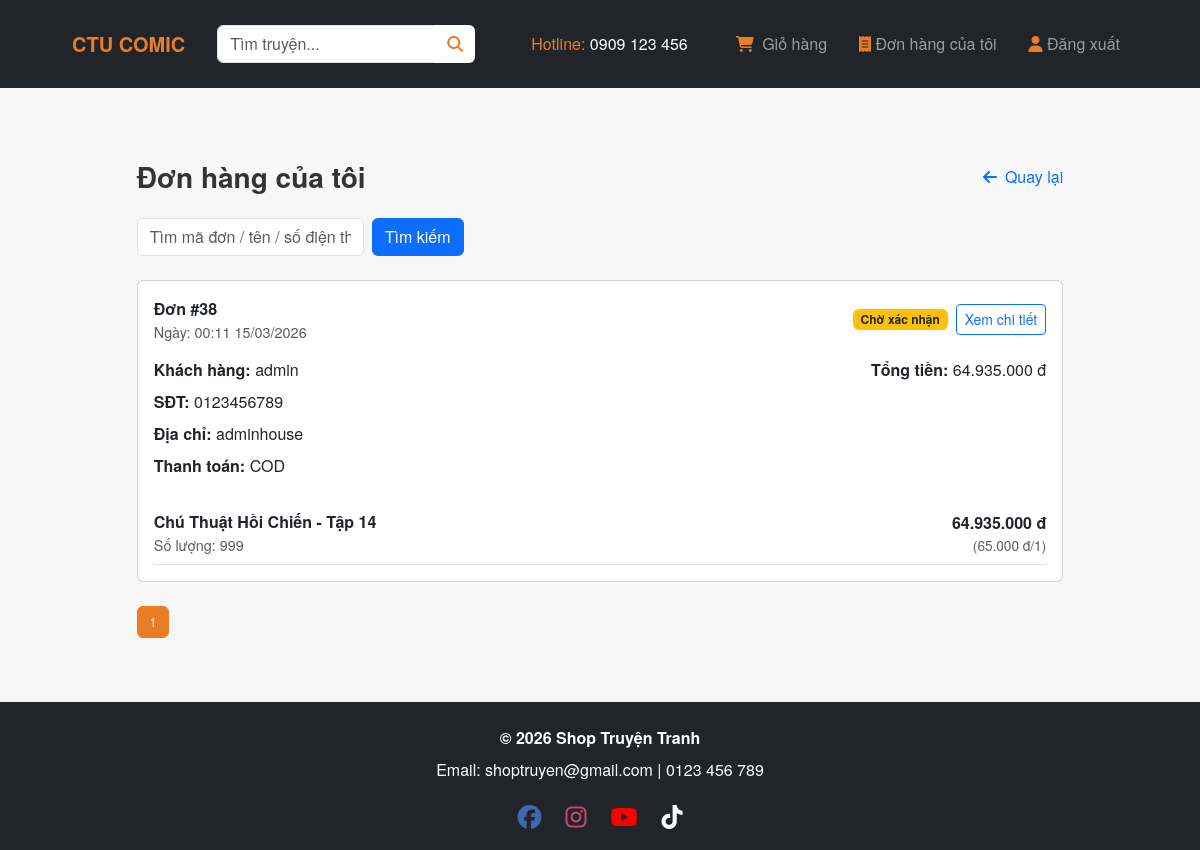
Page /my_orders.php (signed in) on the committed database.
### tables this page shows
CREATE TABLE `don_hang` (
  `ma_don` int(11) NOT NULL,
  `ma_kh` int(11) DEFAULT NULL,
  `ten_khach` varchar(255) DEFAULT NULL,
  `so_dien_thoai` varchar(20) DEFAULT NULL,
  `dia_chi_giao` text DEFAULT NULL,
  `tong_tien` decimal(10,2) DEFAULT NULL,
  `phuong_thuc_thanh_toan` varchar(50) DEFAULT 'COD',
  `trang_thai` varchar(50) DEFAULT 'cho_xac_nhan',
  `ngay_dat` datetime DEFAULT current_timestamp(),
  `ngay_duyet_don` datetime DEFAULT NULL,
  `ngay_hoan_tat` datetime DEFAULT NULL,
  `ghi_chu` text DEFAULT NULL,
  `email` varchar(255) DEFAULT NULL
);

CREATE TABLE `chi_tiet_don_hang` (
  `ma_ct` int(11) NOT NULL,
  `ma_don` int(11) DEFAULT NULL,
  `ma_sp` int(11) DEFAULT NULL,
  `so_luong` int(11) DEFAULT NULL,
  `gia_tai_thoi_diem_dat` decimal(10,2) DEFAULT NULL
);

CREATE TABLE `san_pham` (
  `ma_sp` int(11) NOT NULL,
  `ten_sp` varchar(255) NOT NULL,
  `tac_gia` varchar(255) DEFAULT NULL,
  `gia` decimal(10,2) NOT NULL,
  `gia_cu` decimal(10,2) DEFAULT NULL,
  `so_luong_ton` int(11) DEFAULT 0,
  `anh_sp` varchar(255) DEFAULT NULL,
  `mo_ta` text DEFAULT NULL,
  `ma_loai` int(11) DEFAULT NULL,
  `trang_thai` tinyint(4) DEFAULT 1,
  `ngay_tao` timestamp NOT NULL DEFAULT current_timestamp(),
  `ngay_cap_nhat` timestamp NOT NULL DEFAULT current_timestamp() ON UPDATE current_timestamp(),
  `ban_chay` tinyint(1) DEFAULT 0
);

### my_orders.php (the view, shortened to what this page needs)
<?php
require __DIR__ . '/config/database.php';
$currentUserId = (int)$_SESSION['user']['ma_tk'];
$q = trim($_GET['q'] ?? '');
$page = max(1, (int)($_GET['page'] ?? 1));
$perPage = 10;
$offset = ($page - 1) * $perPage;
$where = 'WHERE o.ma_kh = ?';
$params = [$currentUserId];
$types = 'i';
$countQuery = "SELECT COUNT(*) as total FROM don_hang o $where";
$stmt = $conn->prepare($countQuery);
if ($stmt) {
    if (!empty($params)) {
        $stmt->bind_param($types, ...$params);
    }
    $stmt->execute();
    $result = $stmt->get_result();
    $totalOrders = (int)$result->fetch_assoc()['total'];
} else {
    $totalOrders = 0;
}
$totalPages = max(1, (int)ceil($totalOrders / $perPage));
$orderQuery = "
    SELECT o.ma_don, o.ten_khach, o.so_dien_thoai, o.dia_chi_giao, o.tong_tien, o.phuong_thuc_thanh_toan, o.trang_thai, o.ngay_dat
    FROM don_hang o
    $where
    ORDER BY o.ngay_dat DESC
    LIMIT ? OFFSET ?
";
$stmt = $conn->prepare($orderQuery);
if ($stmt) {
    $bindParams = array_merge($params, [$perPage, $offset]);
    $stmt->bind_param($types . 'ii', ...$bindParams);
    $stmt->execute();
    $orders = $stmt->get_result()->fetch_all(MYSQLI_ASSOC);
} else {
    $orders = [];
}
$orderIds = array_map(fn($o) => (int)$o['ma_don'], $orders);
$itemsByOrder = [];
if (!empty($orderIds)) {
    $placeholders = implode(',', array_fill(0, count($orderIds), '?'));
    $stmt = $conn->prepare(
        "SELECT cth.ma_don, cth.so_luong, cth.gia_tai_thoi_diem_dat, sp.ten_sp
         FROM chi_tiet_don_hang cth
         LEFT JOIN san_pham sp ON sp.ma_sp = cth.ma_sp
         WHERE cth.ma_don IN ($placeholders)"
    );
    $types = str_repeat('i', count($orderIds));
    $stmt->bind_param($types, ...$orderIds);
    $stmt->execute();
    $result = $stmt->get_result();
    while ($row = $result->fetch_assoc()) {
        $itemsByOrder[(int)$row['ma_don']][] = $row;
    }
}
function formatVnd($value) {
    return number_format((float)$value, 0, ',', '.') . ' đ';
}
function formatDate($date) {
    return date('H:i d/m/Y', strtotime($date));
}
function statusBadge($status) {
    $map = [
        'cho_xac_nhan' => ['label' => 'Chờ xác nhận', 'class' => 'bg-warning text-dark'],
        'dang_giao' => ['label' => 'Đang giao', 'class' => 'bg-info'],
        'da_giao' => ['label' => 'Đã giao', 'class' => 'bg-success'],
        'huy' => ['label' => 'Đã hủy', 'class' => 'bg-danger'],
    ];
    $s = strtolower($status);
    return '<span class="badge ' . $map[$s]['class'] . '">' . htmlspecialchars($map[$s]['label']) . '</span>';
}
$extraHead = '<link rel="stylesheet" href="assets/css/style.css">';
include __DIR__ . '/includes/header.php';
?>
<div class="container py-5">
    <div class="d-flex justify-content-between align-items-center mb-4">
        <h3 class="mb-0 fw-bold">Đơn hàng của tôi</h3>
        <a href="products.php" onclick="history.back(); return false;" class="text-decoration-none">
            <i class="fa fa-arrow-left me-2"></i>Quay lại
        </a>
    </div>
    <form method="get" class="row gy-2 gx-2 align-items-center mb-4">
        <div class="col-auto">
            <input type="text" name="q" value="<?php echo htmlspecialchars($q); ?>" class="form-control" placeholder="Tìm mã đơn / tên / số điện thoại">
        </div>
        <div class="col-auto">
            <button type="submit" class="btn btn-primary">Tìm kiếm</button>
        </div>
    </form>
    <?php if (empty($orders)): ?>
        <div class="alert alert-info">
            <?php echo $q !== '' ? 'Không tìm thấy đơn hàng phù hợp. Hãy thử thay đổi từ khóa tìm kiếm.' : 'Bạn chưa có đơn hàng nào.'; ?>
        </div>
    <?php else: ?>
        <?php foreach ($orders as $order): ?>
            <div class="card mb-4">
                <div class="card-body">
                    <div class="d-flex justify-content-between flex-wrap gap-2 mb-3">
                        <div>
                            <div class="fw-semibold">Đơn #<?php echo htmlspecialchars($order['ma_don']); ?></div>
                            <div class="text-muted" style="font-size:0.9rem;">Ngày: <?php echo formatDate($order['ngay_dat']); ?></div>
                        </div>
                        <div class="text-end d-flex align-items-center gap-2">
                            <?php echo statusBadge($order['trang_thai']); ?>
                            <a href="thankyou.php?orderId=<?php echo (int)$order['ma_don']; ?>" class="btn btn-sm btn-outline-primary">Xem chi tiết</a>
                        </div>
                    </div>
                    <div class="row">
                        <div class="col-md-6">
                            <div class="mb-2"><strong>Khách hàng:</strong> <?php echo htmlspecialchars($order['ten_khach']); ?></div>
                            <div class="mb-2"><strong>SĐT:</strong> <?php echo htmlspecialchars($order['so_dien_thoai']); ?></div>
                            <div class="mb-2"><strong>Địa chỉ:</strong> <?php echo htmlspecialchars($order['dia_chi_giao']); ?></div>
                            <div class="mb-2"><strong>Thanh toán:</strong> <?php echo htmlspecialchars(strtoupper($order['phuong_thuc_thanh_toan'])); ?></div>
                        </div>
                        <div class="col-md-6 text-md-end">
                            <div class="mb-2"><strong>Tổng tiền:</strong> <?php echo formatVnd($order['tong_tien']); ?></div>
                        </div>
                    </div>
                    <div class="order-items mt-3">
                        <?php $items = $itemsByOrder[(int)$order['ma_don']] ?? []; ?>
                        <?php if (empty($items)): ?>
                            <div class="text-muted">Không có sản phẩm.</div>
                        <?php else: ?>
                            <?php foreach ($items as $item): ?>
                                <div class="d-flex justify-content-between align-items-center py-2 border-bottom">
                                    <div class="flex-fill">
                                        <div class="fw-semibold"><?php echo htmlspecialchars($item['ten_sp'] ?? 'Sản phẩm'); ?></div>
                                        <div class="text-muted" style="font-size:0.9rem;">Số lượng: <?php echo (int)$item['so_luong']; ?></div>
                                    </div>
                                    <div class="text-end">
                                        <div class="fw-semibold"><?php echo formatVnd($item['gia_tai_thoi_diem_dat'] * $item['so_luong']); ?></div>
                                        <div class="text-muted" style="font-size:0.85rem;">(<?php echo formatVnd($item['gia_tai_thoi_diem_dat']); ?>/1)</div>
                                    </div>
                                </div>
                            <?php endforeach; ?>
                        <?php endif; ?>
                    </div>
                </div>
            </div>
        <?php endforeach; ?>
        <nav aria-label="Page navigation">
            <ul class="pagination">
                <?php for ($i = 1; $i <= $totalPages; $i++): ?>
                    <li class="page-item <?php echo $i === $page ? 'active' : ''; ?>">
                        <a class="page-link" href="?q=<?php echo urlencode($q); ?>&page=<?php echo $i; ?>"><?php echo $i; ?></a>
                    </li>
                <?php endfor; ?>
            </ul>
        </nav>
    <?php endif; ?>
</div>
<?php include __DIR__ . '/includes/footer.php'; ?>

### assets/css/style.css (style rules this page uses)
body { margin: 0; font-family: "Helvetica Neue", Helvetica, Arial, sans-serif; background-color: #f7f7f7; color: #333333; }
.container { width: 90%; margin: auto; }
.pagination .page-item.active .page-link { background-color: #eb7c26; border-color: #eb7c26; color: white; }
.pagination .page-link { color: #333; font-size: 12px; }

### rows in the picture
don_hang: ma_don "38", ngay_dat "00:11 15/03/2026", trang_thai "Chờ xác nhận", ten_khach "admin", so_dien_thoai "0123456789", dia_chi_giao "adminhouse", phuong_thuc_thanh_toan "COD", tong_tien "64.935.000 đ"
chi_tiet_don_hang: ma_sp.ten_sp "Chú Thuật Hồi Chiến - Tập 14", so_luong "999", formatVnd($item['gia_tai_thoi_diem_dat'] * $item['so_luong']) "64.935.000 đ", gia_tai_thoi_diem_dat "65.000 đ"
